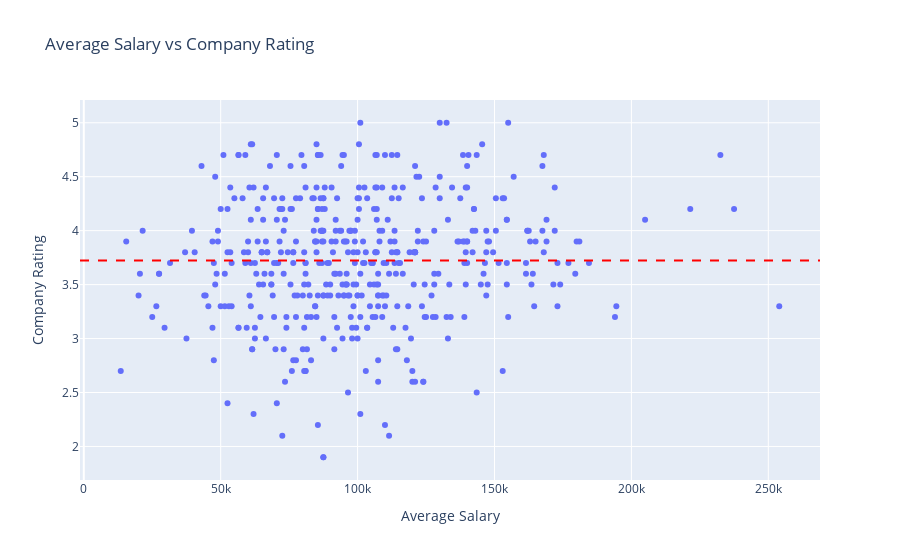

Notebook code for this chart:
### Markdown cell above
To better understand my previous statement, I would like to further explore the relationship between salary and ratings for various jobs.

### Code cell
salary_rating = px.scatter(
    ds,
    x='avg_salary',
    y='Rating',
    title='Average Salary vs Company Rating',
    labels={'avg_salary': 'Average Salary', 'Rating': 'Company Rating'}
)

salary_rating.add_hline(
    y=mean_rating,
    line_dash="dash",
    line_color="red"
)

salary_rating.show()

### Figure 1 — Plotly figure (JSON) as saved in the notebook; plotly's stock layout.template omitted (floating-point values rounded to 4 significant figures; data arrays with more than 128 entries replaced by an {"elided": "..."} marker saying what was removed)
{"data": [{"hovertemplate": "Average Salary=%{x}<br>Company Rating=%{y}<extra></extra>", "legendgroup": "", "marker": {"color": "#636efa", "symbol": "circle"}, "mode": "markers", "name": "", "orientation": "v", "showlegend": false, "type": "scatter", "x": {"elided": "459 int values"}, "xaxis": "x", "y": {"elided": "459 float values"}, "yaxis": "y"}], "layout": {"legend": {"tracegroupgap": 0}, "shapes": [{"line": {"color": "red", "dash": "dash"}, "type": "line", "x0": 0, "x1": 1, "xref": "x domain", "y0": 3.723, "y1": 3.723, "yref": "y"}], "title": {"text": "Average Salary vs Company Rating"}, "xaxis": {"anchor": "y", "domain": [0, 1], "title": {"text": "Average Salary"}}, "yaxis": {"anchor": "x", "domain": [0, 1], "title": {"text": "Company Rating"}}}}
